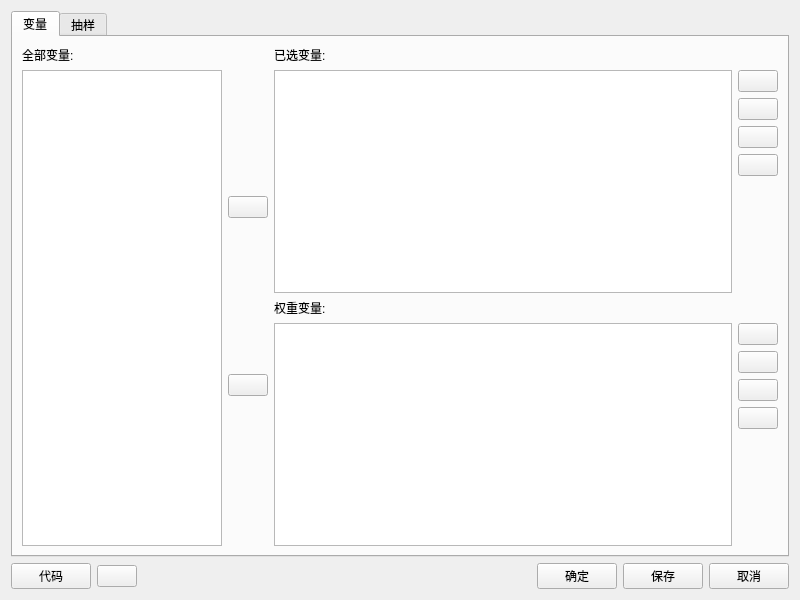
<?xml version="1.0" encoding="UTF-8"?>
<ui version="4.0">
 <class>Form</class>
 <widget class="QWidget" name="Form">
  <property name="geometry">
   <rect>
    <x>0</x>
    <y>0</y>
    <width>800</width>
    <height>600</height>
   </rect>
  </property>
  <property name="windowTitle">
   <string>随机抽样</string>
  </property>
  <layout class="QVBoxLayout" name="verticalLayout_2">
   <item>
    <widget class="QTabWidget" name="tabWidget">
     <property name="currentIndex">
      <number>0</number>
     </property>
     <widget class="QWidget" name="tab">
      <attribute name="title">
       <string>变量</string>
      </attribute>
      <layout class="QVBoxLayout" name="verticalLayout_10">
       <item>
        <layout class="QHBoxLayout" name="horizontalLayout_5">
         <item>
          <widget class="QWidget" name="widget_2" native="true">
           <property name="maximumSize">
            <size>
             <width>200</width>
             <height>16777215</height>
            </size>
           </property>
           <layout class="QHBoxLayout" name="horizontalLayout_4">
            <property name="leftMargin">
             <number>0</number>
            </property>
            <property name="topMargin">
             <number>0</number>
            </property>
            <property name="rightMargin">
             <number>0</number>
            </property>
            <property name="bottomMargin">
             <number>0</number>
            </property>
            <item>
             <layout class="QVBoxLayout" name="verticalLayout_3">
              <item>
               <widget class="QLabel" name="label_3">
                <property name="text">
                 <string>全部变量:</string>
                </property>
               </widget>
              </item>
              <item>
               <widget class="QListWidget" name="listWidget_var"/>
              </item>
             </layout>
            </item>
           </layout>
          </widget>
         </item>
         <item>
          <layout class="QVBoxLayout" name="verticalLayout">
           <item>
            <layout class="QVBoxLayout" name="verticalLayout_4">
             <item>
              <widget class="QPushButton" name="pushButton_selected_add_2">
               <property name="text">
                <string/>
               </property>
               <property name="icon">
                <iconset resource="../pyqtsource.qrc">
                 <normaloff>:/pyqt/source/images/arrow_right_hover.svg</normaloff>:/pyqt/source/images/arrow_right_hover.svg</iconset>
               </property>
              </widget>
             </item>
            </layout>
           </item>
           <item>
            <layout class="QVBoxLayout" name="verticalLayout_16">
             <item>
              <widget class="QPushButton" name="pushButton_weight_add_2">
               <property name="text">
                <string/>
               </property>
               <property name="icon">
                <iconset resource="../pyqtsource.qrc">
                 <normaloff>:/pyqt/source/images/arrow_right_hover.svg</normaloff>:/pyqt/source/images/arrow_right_hover.svg</iconset>
               </property>
              </widget>
             </item>
            </layout>
           </item>
          </layout>
         </item>
         <item>
          <layout class="QVBoxLayout" name="verticalLayout_9">
           <item>
            <layout class="QVBoxLayout" name="verticalLayout_8">
             <item>
              <widget class="QLabel" name="label_2">
               <property name="text">
                <string>已选变量:</string>
               </property>
              </widget>
             </item>
             <item>
              <layout class="QHBoxLayout" name="horizontalLayout_6">
               <item>
                <widget class="QListWidget" name="listWidget_selected"/>
               </item>
               <item>
                <layout class="QVBoxLayout" name="verticalLayout_6">
                 <item>
                  <widget class="QPushButton" name="pushButton_selected_add">
                   <property name="text">
                    <string/>
                   </property>
                   <property name="icon">
                    <iconset resource="../pyqtsource.qrc">
                     <normaloff>:/pyqt/source/images/add.svg</normaloff>:/pyqt/source/images/add.svg</iconset>
                   </property>
                  </widget>
                 </item>
                 <item>
                  <widget class="QPushButton" name="pushButton_selected_up">
                   <property name="maximumSize">
                    <size>
                     <width>50</width>
                     <height>16777215</height>
                    </size>
                   </property>
                   <property name="text">
                    <string/>
                   </property>
                   <property name="icon">
                    <iconset resource="../pyqtsource.qrc">
                     <normaloff>:/pyqt/source/images/up1.svg</normaloff>:/pyqt/source/images/up1.svg</iconset>
                   </property>
                  </widget>
                 </item>
                 <item>
                  <widget class="QPushButton" name="pushButton_selected_down">
                   <property name="maximumSize">
                    <size>
                     <width>50</width>
                     <height>16777215</height>
                    </size>
                   </property>
                   <property name="text">
                    <string/>
                   </property>
                   <property name="icon">
                    <iconset resource="../pyqtsource.qrc">
                     <normaloff>:/pyqt/source/images/down1.svg</normaloff>:/pyqt/source/images/down1.svg</iconset>
                   </property>
                  </widget>
                 </item>
                 <item>
                  <widget class="QPushButton" name="pushButton_selected_del">
                   <property name="maximumSize">
                    <size>
                     <width>50</width>
                     <height>16777215</height>
                    </size>
                   </property>
                   <property name="text">
                    <string/>
                   </property>
                   <property name="icon">
                    <iconset resource="../pyqtsource.qrc">
                     <normaloff>:/pyqt/source/images/lc_delete.png</normaloff>:/pyqt/source/images/lc_delete.png</iconset>
                   </property>
                  </widget>
                 </item>
                 <item>
                  <spacer name="verticalSpacer_2">
                   <property name="orientation">
                    <enum>Qt::Vertical</enum>
                   </property>
                   <property name="sizeHint" stdset="0">
                    <size>
                     <width>20</width>
                     <height>40</height>
                    </size>
                   </property>
                  </spacer>
                 </item>
                </layout>
               </item>
              </layout>
             </item>
            </layout>
           </item>
           <item>
            <layout class="QVBoxLayout" name="verticalLayout_5">
             <item>
              <widget class="QLabel" name="label_4">
               <property name="text">
                <string>权重变量:</string>
               </property>
              </widget>
             </item>
             <item>
              <layout class="QHBoxLayout" name="horizontalLayout_7">
               <item>
                <widget class="QListWidget" name="listWidget_weight"/>
               </item>
               <item>
                <layout class="QVBoxLayout" name="verticalLayout_7">
                 <item>
                  <widget class="QPushButton" name="pushButton_weight_add">
                   <property name="text">
                    <string/>
                   </property>
                   <property name="icon">
                    <iconset resource="../pyqtsource.qrc">
                     <normaloff>:/pyqt/source/images/add.svg</normaloff>:/pyqt/source/images/add.svg</iconset>
                   </property>
                  </widget>
                 </item>
                 <item>
                  <widget class="QPushButton" name="pushButton_weight_up">
                   <property name="maximumSize">
                    <size>
                     <width>50</width>
                     <height>16777215</height>
                    </size>
                   </property>
                   <property name="text">
                    <string/>
                   </property>
                   <property name="icon">
                    <iconset resource="../pyqtsource.qrc">
                     <normaloff>:/pyqt/source/images/up1.svg</normaloff>:/pyqt/source/images/up1.svg</iconset>
                   </property>
                  </widget>
                 </item>
                 <item>
                  <widget class="QPushButton" name="pushButton_weight_down">
                   <property name="maximumSize">
                    <size>
                     <width>50</width>
                     <height>16777215</height>
                    </size>
                   </property>
                   <property name="text">
                    <string/>
                   </property>
                   <property name="icon">
                    <iconset resource="../pyqtsource.qrc">
                     <normaloff>:/pyqt/source/images/down1.svg</normaloff>:/pyqt/source/images/down1.svg</iconset>
                   </property>
                  </widget>
                 </item>
                 <item>
                  <widget class="QPushButton" name="pushButton_weight_del">
                   <property name="maximumSize">
                    <size>
                     <width>50</width>
                     <height>16777215</height>
                    </size>
                   </property>
                   <property name="text">
                    <string/>
                   </property>
                   <property name="icon">
                    <iconset resource="../pyqtsource.qrc">
                     <normaloff>:/pyqt/source/images/lc_delete.png</normaloff>:/pyqt/source/images/lc_delete.png</iconset>
                   </property>
                  </widget>
                 </item>
                 <item>
                  <spacer name="verticalSpacer_3">
                   <property name="orientation">
                    <enum>Qt::Vertical</enum>
                   </property>
                   <property name="sizeHint" stdset="0">
                    <size>
                     <width>20</width>
                     <height>40</height>
                    </size>
                   </property>
                  </spacer>
                 </item>
                </layout>
               </item>
              </layout>
             </item>
            </layout>
           </item>
          </layout>
         </item>
        </layout>
       </item>
      </layout>
     </widget>
     <widget class="QWidget" name="tab_2">
      <attribute name="title">
       <string>抽样</string>
      </attribute>
      <layout class="QHBoxLayout" name="horizontalLayout_3">
       <item>
        <layout class="QFormLayout" name="formLayout">
         <item row="0" column="0">
          <widget class="QLabel" name="label_12">
           <property name="text">
            <string>数据集：</string>
           </property>
          </widget>
         </item>
         <item row="0" column="1">
          <widget class="QLineEdit" name="lineEdit_dataset_name">
           <property name="text">
            <string/>
           </property>
          </widget>
         </item>
         <item row="1" column="0">
          <widget class="QLabel" name="label_7">
           <property name="text">
            <string>抽样方法:</string>
           </property>
          </widget>
         </item>
         <item row="1" column="1">
          <layout class="QHBoxLayout" name="horizontalLayout_12">
           <item>
            <widget class="QComboBox" name="comboBox_replace">
             <item>
              <property name="text">
               <string>无放回抽样</string>
              </property>
             </item>
             <item>
              <property name="text">
               <string>有放回抽样</string>
              </property>
             </item>
            </widget>
           </item>
           <item>
            <spacer name="horizontalSpacer_10">
             <property name="orientation">
              <enum>Qt::Horizontal</enum>
             </property>
             <property name="sizeHint" stdset="0">
              <size>
               <width>40</width>
               <height>20</height>
              </size>
             </property>
            </spacer>
           </item>
          </layout>
         </item>
         <item row="3" column="0">
          <widget class="QLabel" name="label_14">
           <property name="text">
            <string>随机种子:</string>
           </property>
          </widget>
         </item>
         <item row="3" column="1">
          <layout class="QHBoxLayout" name="horizontalLayout_15">
           <item>
            <widget class="QSpinBox" name="spinBox_random_state">
             <property name="maximum">
              <number>999999999</number>
             </property>
             <property name="value">
              <number>12345</number>
             </property>
            </widget>
           </item>
           <item>
            <spacer name="horizontalSpacer_13">
             <property name="orientation">
              <enum>Qt::Horizontal</enum>
             </property>
             <property name="sizeHint" stdset="0">
              <size>
               <width>40</width>
               <height>20</height>
              </size>
             </property>
            </spacer>
           </item>
          </layout>
         </item>
         <item row="4" column="0">
          <widget class="QLabel" name="label_15">
           <property name="text">
            <string>样本方法:</string>
           </property>
          </widget>
         </item>
         <item row="4" column="1">
          <layout class="QVBoxLayout" name="verticalLayout_11">
           <item>
            <layout class="QHBoxLayout" name="horizontalLayout_16">
             <item>
              <widget class="QRadioButton" name="radioButton_size">
               <property name="text">
                <string>样本大小</string>
               </property>
               <property name="checked">
                <bool>true</bool>
               </property>
              </widget>
             </item>
             <item>
              <widget class="QSpinBox" name="spinBox_size">
               <property name="maximum">
                <number>999999999</number>
               </property>
               <property name="value">
                <number>100</number>
               </property>
              </widget>
             </item>
             <item>
              <widget class="QLabel" name="label_5">
               <property name="text">
                <string>行</string>
               </property>
              </widget>
             </item>
             <item>
              <spacer name="horizontalSpacer_14">
               <property name="orientation">
                <enum>Qt::Horizontal</enum>
               </property>
               <property name="sizeHint" stdset="0">
                <size>
                 <width>40</width>
                 <height>20</height>
                </size>
               </property>
              </spacer>
             </item>
            </layout>
           </item>
           <item>
            <layout class="QHBoxLayout" name="horizontalLayout_17">
             <item>
              <widget class="QRadioButton" name="radioButton_ratio">
               <property name="text">
                <string>样本比例</string>
               </property>
              </widget>
             </item>
             <item>
              <widget class="QDoubleSpinBox" name="doubleSpinBox_ratio">
               <property name="minimumSize">
                <size>
                 <width>104</width>
                 <height>0</height>
                </size>
               </property>
               <property name="maximum">
                <double>100.000000000000000</double>
               </property>
              </widget>
             </item>
             <item>
              <widget class="QLabel" name="label">
               <property name="text">
                <string>%</string>
               </property>
              </widget>
             </item>
             <item>
              <spacer name="horizontalSpacer_15">
               <property name="orientation">
                <enum>Qt::Horizontal</enum>
               </property>
               <property name="sizeHint" stdset="0">
                <size>
                 <width>40</width>
                 <height>20</height>
                </size>
               </property>
              </spacer>
             </item>
            </layout>
           </item>
          </layout>
         </item>
         <item row="2" column="0">
          <widget class="QLabel" name="label_16">
           <property name="text">
            <string>抽取行/列:</string>
           </property>
          </widget>
         </item>
         <item row="2" column="1">
          <layout class="QHBoxLayout" name="horizontalLayout_13">
           <item>
            <widget class="QComboBox" name="comboBox_axis">
             <item>
              <property name="text">
               <string>行</string>
              </property>
             </item>
             <item>
              <property name="text">
               <string>列</string>
              </property>
             </item>
            </widget>
           </item>
           <item>
            <spacer name="horizontalSpacer_11">
             <property name="orientation">
              <enum>Qt::Horizontal</enum>
             </property>
             <property name="sizeHint" stdset="0">
              <size>
               <width>40</width>
               <height>20</height>
              </size>
             </property>
            </spacer>
           </item>
          </layout>
         </item>
        </layout>
       </item>
      </layout>
     </widget>
    </widget>
   </item>
   <item>
    <widget class="QWidget" name="widget" native="true">
     <property name="maximumSize">
      <size>
       <width>16777215</width>
       <height>50</height>
      </size>
     </property>
     <layout class="QHBoxLayout" name="horizontalLayout_2">
      <property name="leftMargin">
       <number>0</number>
      </property>
      <property name="topMargin">
       <number>0</number>
      </property>
      <property name="rightMargin">
       <number>0</number>
      </property>
      <property name="bottomMargin">
       <number>0</number>
      </property>
      <item>
       <layout class="QHBoxLayout" name="horizontalLayout">
        <item>
         <widget class="QPushButton" name="pushButton_code">
          <property name="text">
           <string>代码</string>
          </property>
         </widget>
        </item>
        <item>
         <widget class="QPushButton" name="pushButton_help">
          <property name="text">
           <string/>
          </property>
          <property name="icon">
           <iconset resource="../pyqtsource.qrc">
            <normaloff>:/pyqt/source/images/lc_helpindex.png</normaloff>:/pyqt/source/images/lc_helpindex.png</iconset>
          </property>
         </widget>
        </item>
        <item>
         <spacer name="horizontalSpacer">
          <property name="orientation">
           <enum>Qt::Horizontal</enum>
          </property>
          <property name="sizeHint" stdset="0">
           <size>
            <width>40</width>
            <height>20</height>
           </size>
          </property>
         </spacer>
        </item>
        <item>
         <widget class="QPushButton" name="pushButton_ok">
          <property name="text">
           <string>确定</string>
          </property>
         </widget>
        </item>
        <item>
         <widget class="QPushButton" name="pushButton_save">
          <property name="text">
           <string>保存</string>
          </property>
         </widget>
        </item>
        <item>
         <widget class="QPushButton" name="pushButton_cancel">
          <property name="text">
           <string>取消</string>
          </property>
         </widget>
        </item>
       </layout>
      </item>
     </layout>
    </widget>
   </item>
  </layout>
 </widget>
 <resources>
  <include location="../pyqtsource.qrc"/>
 </resources>
 <connections/>
</ui>
